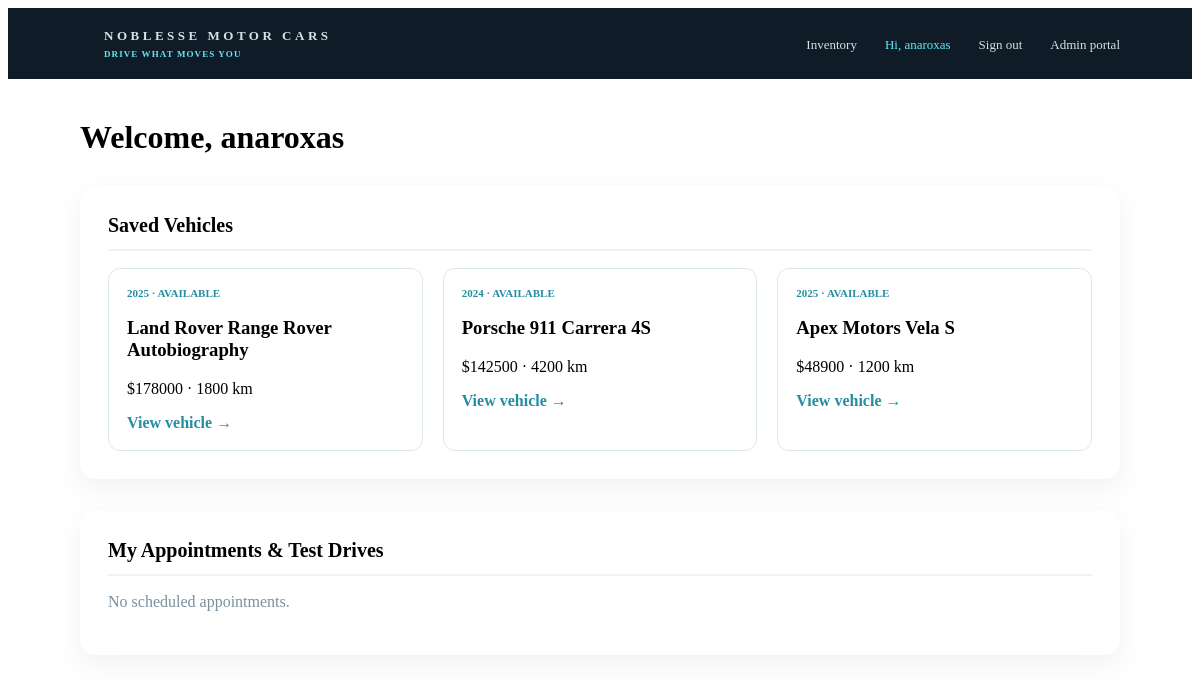
/accounts/dashboard/ (signed in), run on the app's committed database.
### inventory/models.py (models this page shows, shortened)
class SavedVehicle(models.Model):
    customer = models.ForeignKey("auth.User", on_delete=models.CASCADE, related_name="saved_vehicles")
    vehicle = models.ForeignKey(Vehicle, on_delete=models.CASCADE, related_name="saved_by")
    created_at = models.DateTimeField(auto_now_add=True)
    class Meta:
        constraints = [models.UniqueConstraint(fields=["customer", "vehicle"], name="unique_saved_vehicle")]
        ordering = ["-created_at"]

class Vehicle(models.Model):
    STATUS_CHOICES = [
        ("available", "Available"),
        ("reserved", "Reserved"),
        ("sold", "Sold"),
    ]
    make = models.CharField(max_length=80)
    model = models.CharField(max_length=120)
    year = models.PositiveIntegerField()
    body_style = models.CharField(max_length=40)
    fuel_type = models.CharField(max_length=40)
    transmission = models.CharField(max_length=40)
    mileage = models.PositiveIntegerField(default=0)
    price = models.DecimalField(max_digits=12, decimal_places=2)
    status = models.CharField(max_length=20, choices=STATUS_CHOICES, default="available")
    description = models.TextField(blank=True)
    is_featured = models.BooleanField(default=False)
    created_at = models.DateTimeField(auto_now_add=True)
    updated_at = models.DateTimeField(auto_now=True)
    class Meta:
        ordering = ["-is_featured", "-created_at"]

### accounts/views.py (the view)
# urls.py: path('dashboard/', views.dashboard, name='dashboard'),
@login_required
def dashboard(request):
    saved_vehicles = SavedVehicle.objects.filter(customer=request.user).select_related('vehicle')
    appointments = Appointment.objects.filter(customer=request.user).select_related('vehicle', 'slot')
    return render(request, 'accounts/dashboard.html', {
        'saved_vehicles': saved_vehicles,
        'appointments': appointments,
    })

### accounts/templates/accounts/dashboard.html (shortened to what this page needs)
<!doctype html>
<html lang="en">
<head>
</head>
<body>
    <header class="nav">
        <a href="/" class="brand">
            NOBLESSE MOTOR CARS
            <span>DRIVE WHAT MOVES YOU</span>
        </a>
        <nav>
            <a href="/">Inventory</a>
            <span style="margin-left:24px;color:#64e7f3;font-size:13px;">Hi, {{ user.username }}</span>
            <form method="post" action="/accounts/logout/" style="display:inline;">
                <button type="submit" class="signout-btn">Sign out</button>
            </form>
            <a href="/admin/">Admin portal</a>
        </nav>
    </header>
    <main>
        <h1>Welcome, {{ user.username }}</h1>
        <div class="section-box">
            <h2>Saved Vehicles</h2>
            {% if saved_vehicles %}
                <div class="grid">
                    {% for item in saved_vehicles %}
                    <div class="card">
                        <div class="tag">{{ item.vehicle.year }} · {{ item.vehicle.status }}</div>
                        <h3>{{ item.vehicle.make }} {{ item.vehicle.model }}</h3>
                        <p>${{ item.vehicle.price|floatformat:0 }} · {{ item.vehicle.mileage }} km</p>
                        <a href="/vehicle/{{ item.vehicle.id }}/" style="color:#268da0;font-weight:bold;text-decoration:none;">View vehicle →</a>
                    </div>
                    {% endfor %}
                </div>
            {% else %}
                <p style="color:#78909f;">You haven't saved any vehicles yet. <a href="/" style="color:#268da0;">Explore our collection</a>.</p>
            {% endif %}
        </div>
        <div class="section-box">
            <h2>My Appointments & Test Drives</h2>
            {% if appointments %}
                {% for app in appointments %}
                <div class="app-item">
                    <strong>{{ app.reference }}</strong> · <span class="tag">{{ app.status|upper }}</span><br>
                    Vehicle: <strong>{{ app.vehicle }}</strong><br>
                    Slot: {{ app.slot.starts_at|date:"M d, Y h:i A" }} - {{ app.slot.ends_at|date:"h:i A" }}<br>
                    <small style="color:#78909f;">Notes: {{ app.notes|default:"None" }}</small>
                </div>
                {% endfor %}
            {% else %}
                <p style="color:#78909f;">No scheduled appointments.</p>
            {% endif %}
        </div>
    </main>
</body>
</html>

### accounts/templates/accounts/dashboard.html (style rules this page uses)
.nav { display: flex; align-items: center; justify-content: space-between; padding: 20px 6vw; color: #fff; background: rgba(6, 19, 31, 0.96); }
.brand { display: inline-block; text-decoration: none; color: #fff; letter-spacing: .27em; font-size: 13px; font-weight: 800; }
.brand span { display: block; margin-top: 5px; color: #64e7f3; letter-spacing: .12em; font-size: 9px; font-weight: 700; }
.nav a { margin-left: 24px; color: #d4e1e7; text-decoration: none; font-size: 13px; transition: color .2s ease; }
.signout-btn { padding: 0; border: 0; color: #d4e1e7; background: transparent; font: inherit; font-size: 13px; cursor: pointer; transition: color .2s ease; margin-left: 24px; }
main { max-width: 1100px; margin: 40px auto; padding: 0 6vw; }
h1 { margin-bottom: 30px; font-size: 32px; }
.section-box { background: #fff; border-radius: 16px; padding: 28px; box-shadow: 0 10px 30px rgba(0,0,0,0.06); margin-bottom: 32px; }
.section-box h2 { margin-top: 0; font-size: 20px; border-bottom: 2px solid #eef4f6; padding-bottom: 12px; }
.grid { display: grid; grid-template-columns: repeat(auto-fit, minmax(280px, 1fr)); gap: 20px; margin-top: 16px; }
.card { border: 1px solid #dce9ec; border-radius: 12px; padding: 18px; }
.tag { font-size: 11px; font-weight: bold; color: #268da0; text-transform: uppercase; }

### data on the page
SavedVehicle: vehicle.year "2025", vehicle.status "AVAILABLE", vehicle.make "Land Rover", vehicle.model "Range Rover Autobiography", vehicle.price "178000", vehicle.mileage "1800"
SavedVehicle: vehicle.year "2024", vehicle.status "AVAILABLE", vehicle.make "Porsche", vehicle.model "911 Carrera 4S", vehicle.price "142500", vehicle.mileage "4200"
SavedVehicle: vehicle.year "2025", vehicle.status "AVAILABLE", vehicle.make "Apex Motors", vehicle.model "Vela S", vehicle.price "48900", vehicle.mileage "1200"

### other printed values
{{ user.username }} "anaroxas"
